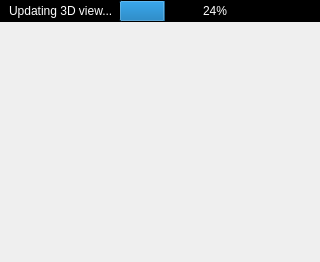
            <widget class="QWidget" name="viewer3D_Page">
             <layout class="QHBoxLayout" name="horizontalLayout_3">
              <property name="spacing">
               <number>0</number>
              </property>
              <property name="margin">
               <number>0</number>
              </property>
              <item>
               <widget class="QFrame" name="frame_3dwidget">
                <property name="frameShape">
                 <enum>QFrame::NoFrame</enum>
                </property>
                <property name="frameShadow">
                 <enum>QFrame::Plain</enum>
                </property>
                <property name="lineWidth">
                 <number>0</number>
                </property>
                <layout class="QVBoxLayout" name="verticalLayout_5">
                 <property name="spacing">
                  <number>0</number>
                 </property>
                 <property name="margin">
                  <number>0</number>
                 </property>
                 <item>
                  <widget class="QWidget" name="widget_progress3d" native="true">
                   <property name="enabled">
                    <bool>true</bool>
                   </property>
                   <property name="sizePolicy">
                    <sizepolicy hsizetype="Preferred" vsizetype="Maximum">
                     <horstretch>0</horstretch>
                     <verstretch>0</verstretch>
                    </sizepolicy>
                   </property>
                   <property name="styleSheet">
                    <string notr="true">color: rgb(255, 255, 255);
alternate-background-color: rgb(0, 0, 0);
background-color: rgb(0, 0, 0);</string>
                   </property>
                   <layout class="QHBoxLayout" name="horizontalLayout_5">
                    <property name="topMargin">
                     <number>0</number>
                    </property>
                    <property name="bottomMargin">
                     <number>0</number>
                    </property>
                    <item>
                     <widget class="QLabel" name="progressLabel3d">
                      <property name="text">
                       <string>Updating 3D view...</string>
                      </property>
                     </widget>
                    </item>
                    <item>
                     <widget class="QProgressBar" name="progressBar3d">
                      <property name="value">
                       <number>24</number>
                      </property>
                     </widget>
                    </item>
                   </layout>
                  </widget>
                 </item>
                 <item>
                  <widget class="Na3DWidget" name="v3dr_glwidget" native="true">
                   <property name="minimumSize">
                    <size>
                     <width>320</width>
                     <height>240</height>
                    </size>
                   </property>
                   <property name="toolTip">
                    <string>drag to rotate
scroll to zoom
shift-drag to pan
double-click to recenter
single-click to select a neuron fragment</string>
                   </property>
                  </widget>
                 </item>
                </layout>
               </widget>
              </item>
             </layout>
            </widget>
